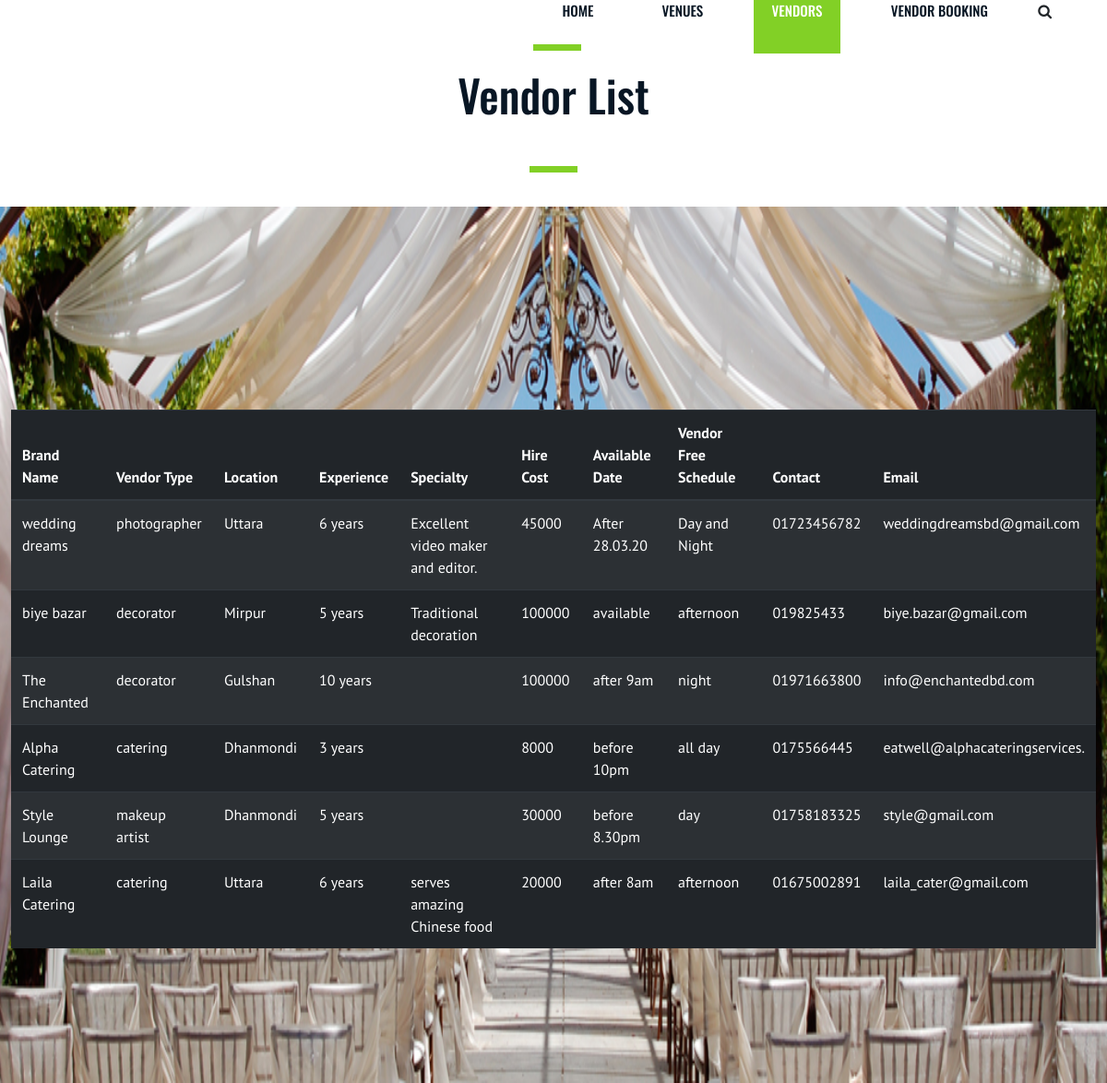
Screenshot of /my1/vendors_cus.php with the database file from the repository.
### tables this page shows
CREATE TABLE `vendors` (
  `vendor_id` int(10) NOT NULL,
  `type` text NOT NULL,
  `brand_name` text NOT NULL,
  `experience` text DEFAULT NULL,
  `specialty` text DEFAULT NULL,
  `hire_cost` int(100) NOT NULL,
  `location` text NOT NULL,
  `availability` text NOT NULL,
  `contact` text NOT NULL,
  `email` text NOT NULL,
  `vendor_schedule` text NOT NULL
);

### my1/vendors_cus.php (the view, shortened to what this page needs)
<!DOCTYPE html>
<html lang="zxx">
<head>
    <link rel="stylesheet" href="css/bootstrap.min.css" type="text/css">
    <link rel="stylesheet" href="css/font-awesome.min.css" type="text/css">
    <link rel="stylesheet" href="css/flaticon.css" type="text/css">
    <link rel="stylesheet" href="css/owl.carousel.min.css" type="text/css">
    <link rel="stylesheet" href="css/magnific-popup.css" type="text/css">
    <link rel="stylesheet" href="css/slicknav.min.css" type="text/css">
    <link rel="stylesheet" href="css/style.css" type="text/css">
</head>
<body>
    <header class="header-section">
        <div class="container-fluid">
            <div class="inner-header">
                <div class="row">
                    <div class="col-lg-2 col-md-2">
                        <div class="logo">
                        </div>
                    </div>
                    <div class="col-lg-10 col-md-10">
                        <nav class="main-menu mobile-menu">
                            <ul>
                                <li><a href="customerpage.php">Home</a></li>
                                <li><a  href="venues_cus.php">Venues</a></li>
                                <li><a class="active" href="vendors_cus.php">Vendors</a></li>
                                <li><a href="vd_book.php">Vendor Booking</a></li>
                                <li class="search-trigger"><i class="fa fa-search"></i></li>
                            </ul>
                        </nav>
                    </div>
                </div>
            </div>
        </div>
    </header>
    <section class="contact-section spad">
        <div class="container">
            <div align="center">
            <div class="row">
                <div class="col-lg-12">
                    <div class="contact-text">
                        <div class="section-title">
                            <h2>Vendor List</h2>
                        </div>
                    </div>
                </div>
            </div>
          </div>
        </div>
    </section>
    <div class="classes-time-section spad set-bg" data-setbg="img/events-13.jpg">
        <div class="container">
            <div class="row">
              <table class="table table-striped table-dark">
  <thead>
    <tr>
      <th> Brand Name</th>
      <th>Vendor Type</th>
     <th> Location</th>
      <th>Experience</th>
      <th>Specialty </th>
      <th>Hire Cost</th>
     <th>Available Date</th>
       <th>Vendor Free Schedule </th>
      <th>Contact</th>
      <th>Email</th>
    </tr>
  </thead>
  <tbody>
    <?php
         include 'db.php';
       try{
           $con = new PDO("mysql:host=$host;dbname=$database", $username, $password);
           $stmt="SELECT v.brand_name,v.type,v.location,v.experience,v.specialty,v.hire_cost,v.availability,v.vendor_schedule,v.contact                    ,v.email
                       FROM vendors as v ";
           $returnobject=$con->query($stmt);
           $table=$returnobject->fetchAll(PDO::FETCH_NUM);
           foreach($table as $row){
              echo "<tr> <td>"
                  . $row[0]. "</td><td>"
                  . $row[1]. "</td><td>"
                  . $row[2]. "</td><td>"
                  . $row[3]. "</td><td>"
                  . $row[4]. "</td><td>"
                  . $row[5]. "</td><td>"
                  . $row[6]. "</td><td>"
                  . $row[7]. "</td><td>"
                  . $row[8]. "</td><td>"
                  . $row[9]. "</td></tr>" ;
           }
       }
       catch(PDOException $ex){
           echo "<script>window.location.assign('index.php?status=dberror')</script>";
       }
   ?>
  </tbody>
</table>
            </div>
        </div>
    </div>
</body>
</html>

### my1/css/style.css (style rules this page uses)
html, body { height: 100%; font-family: "PT Sans", sans-serif; -webkit-font-smoothing: antialiased; font-smoothing: antialiased; background: none; }
h1, h2, h3, h4, h5, h6 { margin: 0; color: #111111; font-weight: 500; font-family: "Oswald", sans-serif; }
h2 { font-size: 36px; }
ul, ol { padding: 0; margin: 0; }
.section-title { margin-bottom: 76px; }
.section-title h2 { color: #081624; font-size: 48px; font-weight: 500; line-height: 50px; position: relative; }
.section-title h2:after { position: absolute; left: 551px; top: -30px; width: 52px; height: 7px; background: #82D026; content: ""; right: 0; margin: 0 auto; }
.set-bg { background-repeat: no-repeat; background-size: 100% 100%; background-position: top center; }
.spad { padding-top: 100px; padding-bottom: 12px; }
.inner-header .logo { float: left; padding-top: 2px; padding-left: 39px; }
.inner-header .main-menu { float: right; margin-right: -15px; }
.inner-header .main-menu ul li { list-style: none; display: inline-block; margin-right: 30px; }
.inner-header .main-menu ul li:nth-child(5) { margin-right: 60px; }
.inner-header .main-menu ul li a { font-size: 15px; font-family: "Oswald", sans-serif; font-weight: 500; color: #081624; text-transform: uppercase; padding: 36px 20px; position: relative; z-index: 1; }
.inner-header .main-menu ul li a.active { background: #82D026; color: #ffffff; }
.inner-header .main-menu ul li a:after { position: absolute; left: 21px; top: 25px; width: 24px; height: 7px; background: #82D026; content: ""; }
.classes-time-section { padding-top: 220px; padding-bottom: 130px; }
.contact-section { padding-top: 52px; }
.contact-text .section-title { margin-bottom: 84px; }
.contact-text .section-title h2 { margin-bottom: 35px; }
.contact-text .section-title h2:after { margin: 0; }
@media (min-width: 1200px) { .container { max-width: 1176px; } }

### rows the page displays
vendors: brand_name "wedding dreams", type "photographer", location "Uttara", experience "6 years", specialty "Excellent video maker and editor.", hire_cost "45000", availability "After 28.03.20", vendor_schedule "Day and Night", contact "01723456782", email "weddingdreamsbd@gmail.com"
vendors: brand_name "biye bazar", type "decorator", location "Mirpur", experience "5 years", specialty "Traditional decoration", hire_cost "100000", availability "available", vendor_schedule "afternoon", contact "019825433", email "biye.bazar@gmail.com"
vendors: brand_name "The Enchanted", type "decorator", location "Gulshan", experience "10 years", hire_cost "100000", availability "after 9am", vendor_schedule "night", contact "01971663800", email "info@enchantedbd.com"
vendors: brand_name "Alpha Catering", type "catering", location "Dhanmondi", experience "3 years", hire_cost "8000", availability "before 10pm", vendor_schedule "all day", contact "0175566445", email "eatwell@alphacateringservices."
vendors: brand_name "Style Lounge", type "makeup artist", location "Dhanmondi", experience "5 years", hire_cost "30000", availability "before 8.30pm", vendor_schedule "day", contact "01758183325", email "style@gmail.com"
vendors: brand_name "Laila Catering", type "catering", location "Uttara", experience "6 years", specialty "serves amazing Chinese food", hire_cost "20000", availability "after 8am", vendor_schedule "afternoon", contact "01675002891", email "laila_cater@gmail.com"
